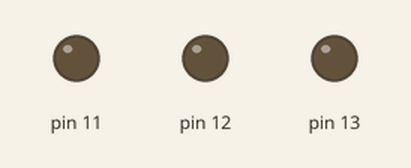
Simulated run of this sketch. Board: Arduino Uno, built with avr-gcc and run on an emulated ATmega328P. Parts: output pins drawn as LEDs (lit = HIGH).

Above: at 0.5 s.
At 2.0 s:
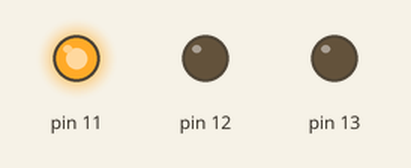
At 4.0 s:
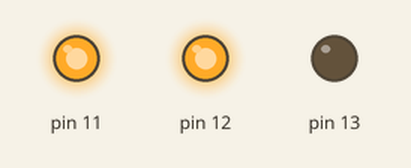
At 5.5 s:
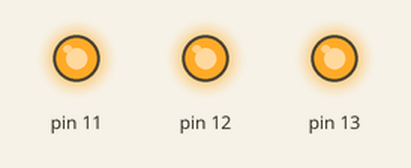
At 6.5 s:
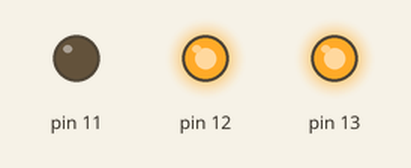
Timing chart, 0 to 7.8 s (numbered marks = the images above):
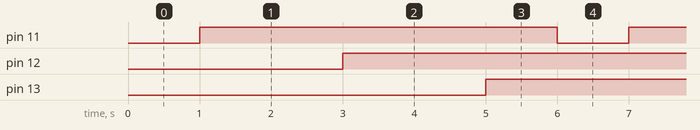

The sketch:

rgb.ino
```cpp
void setup()
{
  pinMode(11,OUTPUT);
  pinMode(12,OUTPUT);
  pinMode(13,OUTPUT);
}
void loop()
{
  digitalWrite(11,LOW); //低电平触发，亮。
  delay(1000);
  digitalWrite(11,HIGH); //高电平，灭。
  delay(1000);
  digitalWrite(12,LOW);
  delay(1000);
  digitalWrite(12,HIGH);
  delay(1000);
  digitalWrite(13,LOW);
  delay(1000);
  digitalWrite(13,HIGH);
  delay(1000);
}
```

Measured:
- by itself, pin 11–13: alternates HIGH for 5.0 s and LOW for 1.0 s
